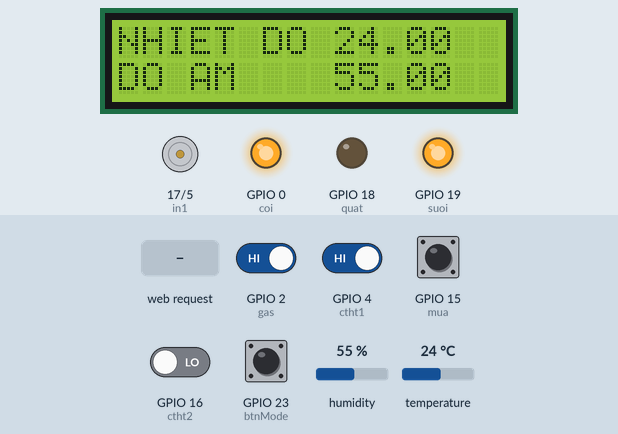
Simulated run of this sketch. Board: ESP32. Parts: 16×2 character LCD, motor-driver pin pairs drawn as motors (green arrow = first pin HIGH = forward, orange = second pin HIGH = backward, longer = more drive), output pins drawn as LEDs (lit = HIGH). The inputs (shaded band) are chosen by the test bench; at power-on: GPIO 2 (gas), GPIO 4 (ctht1), GPIO 15 (mua), GPIO 23 (btnMode) HIGH, GPIO 16 (ctht2) LOW, temperature 24 °C, humidity 55 %. WiFi joins after 1.5 s; servers stay silent unless stated; what the sketch prints to the serial monitor is not drawn.

Above: at 2.7 s.
2.8 s: temperature set to 26 °C
At 4.1 s:
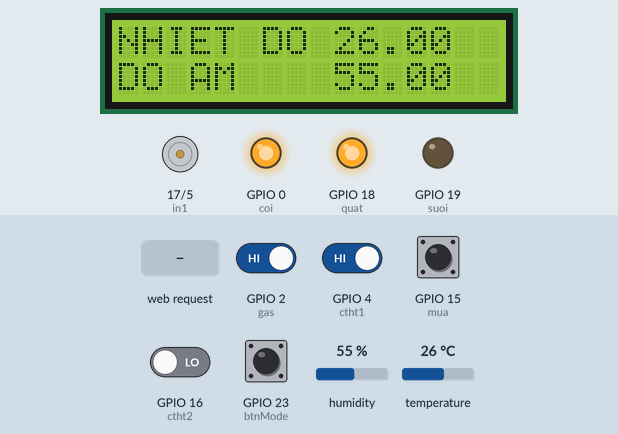
5.1 s: GPIO 2 (gas) driven LOW
At 5.5 s:
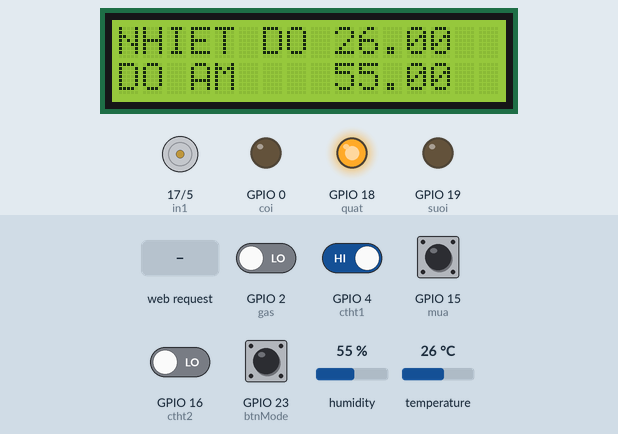
6.6 s: HTTP request GET /offQuat received
At 6.76 s:
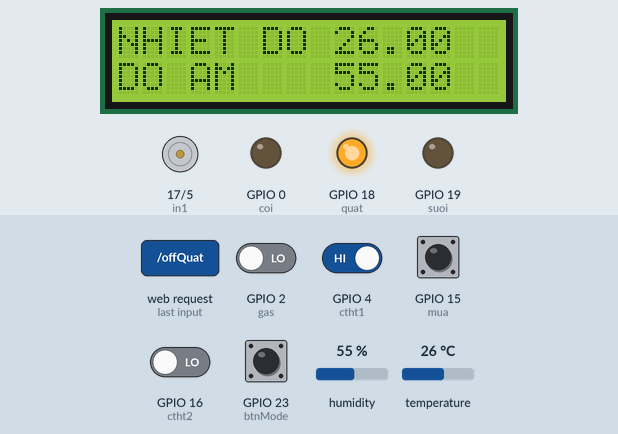
8.4 s: GPIO 4 (ctht1) driven LOW
At 9.4 s:
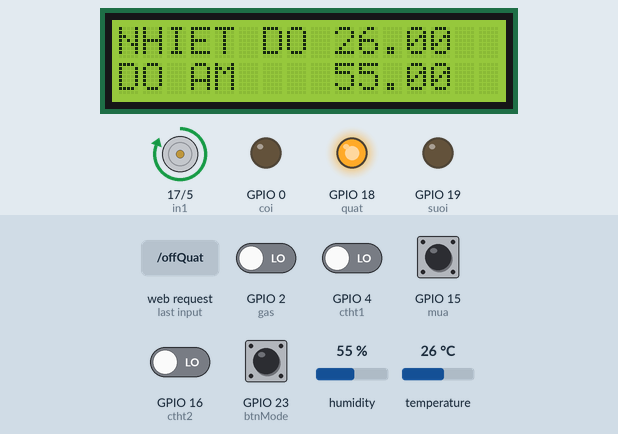
9.9 s: temperature set to 12 °C
At 12.4 s:
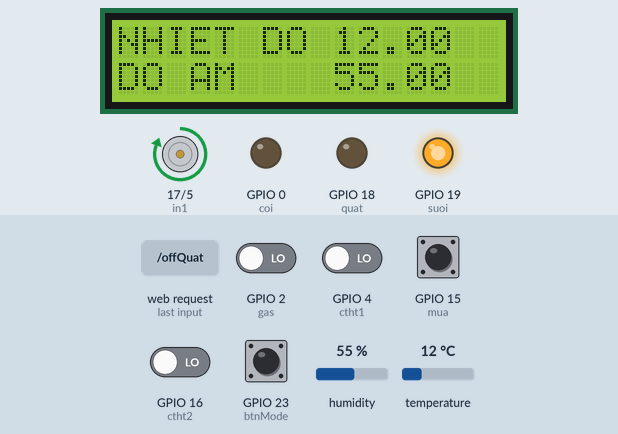
13.3 s: HTTP request GET /onQuat received
At 14.6 s:
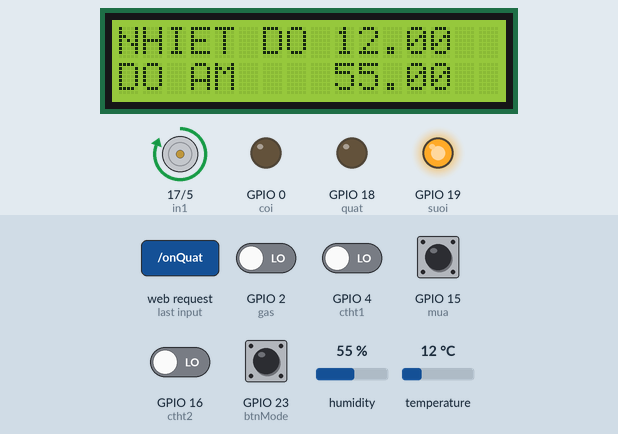
Timing chart, 0 to 15.8 s (numbered marks = the images above; inputs shaded):
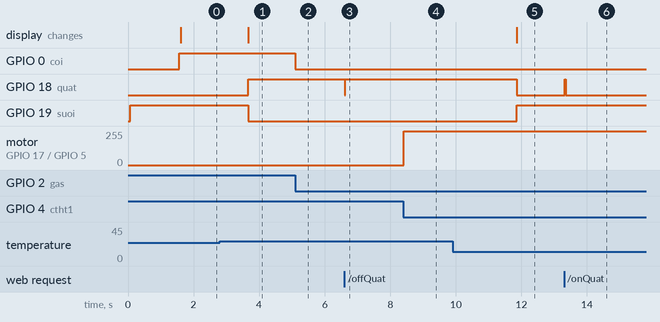

The sketch:

ESP32.ino
```cpp
#include"main.h"
#include"DHT.h"
#include <WiFi.h>
#include <WebServer.h>
#include <LiquidCrystal_I2C.h>
#include<ArduinoJson.h>


DynamicJsonDocument JSdoc(1024);
LiquidCrystal_I2C lcd(0x27, 16, 2);


WebServer server(80);

//STA
//char* ssid = "XOM TRO";
//char* pass = "deptraicogisai";

char* ssid = "iPhone"; //IP 172.20.10.10
char* pass = "hoilamgi";

unsigned long t1 = 0;

#define coi 0
#define gas 2

#define mua 15
#define ctht1 4
#define ctht2 16

#define in1 17 //L298N
#define in2 5


#define quat 18 // chan in3 L298N
#define suoi 19

#define btnMode 23 // chọn chế độ auto
boolean state = HIGH;
int mode = 0;

#define DHT11Pin 13
#define DHTType DHT11
DHT HT(DHT11Pin, DHTType);
float humi;  // do am
float tempC; // nhiet do C
float tempF; // do F


void setup() {
  Serial.begin(9600);

  lcd.init();
  lcd.backlight();

  pinMode(btnMode, INPUT_PULLUP);
  pinMode(coi, OUTPUT);

  pinMode(ctht1, INPUT);
  pinMode(ctht2, INPUT);
  pinMode(in1, OUTPUT);
  pinMode(in2, OUTPUT);

  pinMode(quat, OUTPUT);
  pinMode(suoi, OUTPUT);
  pinMode(gas, INPUT);
  pinMode(mua, INPUT);

  digitalWrite(quat, LOW);
  digitalWrite(suoi, HIGH);
  HT.begin();

  ConnectWifi();
  server.on("/", SendWebpage);
  server.on("/onQuat", onQ);
  server.on("/offQuat", offQ);
  server.on("/onSuoi", onS);
  server.on("/offSuoi", offS);
  server.on("/getdataJS", ReadJSON);
  server.begin();
}
void loop() {
  gasf();
  rain();
  temp();

  if (digitalRead(btnMode) == LOW) { // nuts duoc nhan
    if (state == HIGH) {
      mode++;
      mode %= 2;
    }
    state = LOW;
  } else {
    state = HIGH;
  }
  if (mode == 0) {
    JSdoc["auto1"] = "ON";

    if (tempC >= 25) {
      digitalWrite(quat, HIGH);
      digitalWrite(suoi, LOW);
      JSdoc["quat"] = "ON";
      JSdoc["suoi"] = "OFF";
    } else if (tempC < 24) {
      digitalWrite(quat, LOW);
      digitalWrite(suoi, HIGH);
      JSdoc["quat"] = "OFF";
      JSdoc["suoi"] = "ON";
    }

  } else if (mode == 1) {
    JSdoc["auto1"] = "OFF";
    //readData();
  }
  quatsuoi();

  server.handleClient();
}
void ConnectWifi() {
  WiFi.disconnect();
  WiFi.mode(WIFI_STA);// thiết lập chế độ Station
  WiFi.begin(ssid, pass);

  while (WiFi.status() != WL_CONNECTED) {
    delay(500);
  }
  Serial.print(WiFi.localIP());
}

void gasf() {
  int giatri = digitalRead(gas);
  if (giatri == 0) {
    digitalWrite(coi,LOW); // tone(pin, tần số Hz)
    JSdoc["gas"] = "Warning";
  } else {
    digitalWrite(coi,HIGH);
    JSdoc["gas"] = "KO SAO";
  }
}
void rain() {
  int giatri2 = digitalRead(mua);
  if (giatri2 == 0) { // mưa, kéo giàn phơi vào
    lui();
    if (digitalRead(ctht1) == 0 && digitalRead(ctht2) == 1) {
      dung();
    }

  } else { // tạnh thì kéo giàn phơi ra
    tien();
    if (digitalRead(ctht2) == 0 && digitalRead(ctht1) == 1) {
      dung();
    }
  }

}

void temp() {
  humi = HT.readHumidity();
  tempC = HT.readTemperature();

  JSdoc["nhietdo"] = String(tempC);
  JSdoc["doam"] = String(humi);


  lcd.setCursor(0, 0);
  lcd.print("NHIET DO ");
  lcd.setCursor(9, 0);
  lcd.print(tempC);


  lcd.setCursor(0, 1);
  lcd.print("DO AM ");
  lcd.setCursor(9, 1);
  lcd.print(humi);


}
void quatsuoi() {
  if (digitalRead(quat) == HIGH) {
    JSdoc["quat"] = "ON";
  } else {
    JSdoc["quat"] = "OFF";
  }
  if (digitalRead(suoi) == HIGH) {
    JSdoc["suoi"] = "ON";
  } else {
    JSdoc["suoi"] = "OFF";
  }
}

void tien() {
  digitalWrite(in1, HIGH);
  digitalWrite(in2, LOW);
}
void lui() {
  digitalWrite(in2, HIGH);
  digitalWrite(in1, LOW);

}
void dung() {
  digitalWrite(in1, LOW);
  digitalWrite(in2, LOW);
}


void onQ() {
  digitalWrite(quat,HIGH);
  server.send(200, "text/html", MainPage);
  Serial.println("onQ");
}
void offQ() {
  digitalWrite(quat,LOW);
  server.send(200, "text/html", MainPage);
  Serial.println("offQ");
}
void onS() {
  digitalWrite(suoi,HIGH);
  server.send(200, "text/html", MainPage);
  Serial.println("onS");
}
void offS() {
  digitalWrite(suoi,LOW);
  server.send(200, "text/html", MainPage);
  Serial.println("offS");
}

void SendWebpage() {
  server.send(200, "text/html", MainPage);
}

void ReadJSON() {
  String s;
  serializeJson(JSdoc, s);
  Serial.println(s);
  delay(1000);
   server.send(200,"application/json",s);
   s="";
}
```

main.h
```cpp
const char MainPage[] PROGMEM = R"=====(


<!DOCTYPE html>
<html>
  <head>
    <title>SMART HOME</title>
    <style>
      body{text-align:center;}
      h1{color:#003399;}
      a {text-decoration: none;color:#FFFFFF;}
      .bt_on {height:50px; width:100px; margin:10px 0; background-color:#FF6600; border-radius:5px;}
      .bt_off {height:50px; width:100px; margin:10px 0; background-color:#FF6600; border-radius:5px;}
    </style>
    <meta charset = "UTF-8">
  </head>

  <body>
    <h1>MÔ HÌNH NHÀ THÔNG MINH</h1>
    <div>
      Nhiệt độ: <span id="nhietdo">0</span> C<br>
      Độ ẩm   : <span id="doam">0</span> %<br>
    </div>
    <div>Cảnh báo khi gas: <span id="gas">OK</span></div>
    <div>Chế độ tự động: <span id="autox">ON</span></div><br><br>

    <div>Trạng thái QUẠT <b><span id="quat">ON</span></b> </div>
    <div>
      <button class="bt_on" onclick="getdata('onQuat')">ON</button>
      <button class="bt_off" onclick="getdata('offQuat')">OFF</button>
    </div>
    <div>Trạng thái SƯỞI: <b><span id="suoi">ON</span></b> </div>
    <div>
      <button class="bt_on" onclick="getdata('onSuoi')">ON</button>
      <button class="bt_off" onclick="getdata('offSuoi')">OFF</button>
    </div>


    <!-- JS -->
    <script>
       function getdata(url){
        var xhttp1 = new XMLHttpRequest();
        xhttp1.open("GET","/"+url,true);
        xhttp1.send();
      }
        setInterval(function(){
            getData();
        },1000);

//         function getnhietdo(){
//          var xhttp1 = new XMLHttpRequest();
//          xhttp1.open("GET","docnhietdo",true);
//          xhttp1.onreadystatechange = function(){
//            if(this.readyState == 4 && this.status == 200){
//              document.getElementById("nhietdo").innerHTML=this.responseText;
//            }
//          }
//          xhttp1.send();
//        }

        var xhttp = new XMLHttpRequest();
        function getData(){
            xhttp.open("GET","getdataJS",true);
            xhttp.onreadystatechange =process_json2;
            xhttp.send();
        }
        function process_json2(){
            if(xhttp.readyState == 4 && xhttp.status == 200){
                var data_JSON = xhttp.responseText;
                var Obj = JSON.parse(data_JSON);
                document.getElementById("nhietdo").innerHTML = Obj.nhietdo;
                document.getElementById("doam").innerHTML = Obj.doam;
                document.getElementById("gas").innerHTML = Obj.gas;
                document.getElementById("autox").innerHTML = Obj.auto1;
                document.getElementById("quat").innerHTML = Obj.quat;
                document.getElementById("suoi").innerHTML = Obj.suoi;
            }
        }

    </script>

  </body>
</html>


)=====";
```

Measured:
- the behaviour switches between 24 and 25 °C on temperature (found by bisection; images 0 and 1)
- after the input at 2.8 s, GPIO 18 (quat): LOW → HIGH after 0.86 s; GPIO 19 (suoi): HIGH → LOW after 0.86 s; the display: changes after 0.86 s (image 1)
- after the input at 5.1 s, GPIO 0 (coi): HIGH → LOW at once
- after the input at 6.6 s, GPIO 18 (quat): HIGH → LOW at once, → HIGH 0.03 s later
- after the input at 8.4 s, motor on GPIO 17 (in1) / GPIO 5 (in2): stopped → forward 255/255 at once
- after the input at 9.9 s, GPIO 18 (quat): HIGH → LOW after 2.0 s; GPIO 19 (suoi): LOW → HIGH after 2.0 s; the display: changes after 2.0 s (image 5)
- after the input at 13.3 s, GPIO 18 (quat): LOW → HIGH at once, → LOW 0.03 s later
